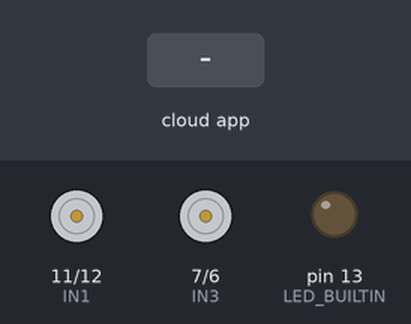
Simulated run of this sketch. Board: Arduino Uno, built with avr-gcc and run on an emulated ATmega328P. On the bench: motor-driver pin pairs drawn as motors (green arrow = first pin HIGH = forward, orange = second pin HIGH = backward, longer = more drive, scaled by the enable pin), output pins drawn as LEDs (lit = HIGH). Inputs (shaded band) come from the test bench. The ROS host is connected and sends only what is stated.

Above: at 1.2 s.
1.3 s: the phone or cloud app sets linear.x to -100
At 1.8 s:
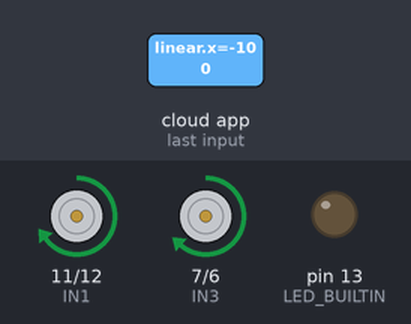
2.8 s: the phone or cloud app sets angular.z to 100
At 4.0 s:
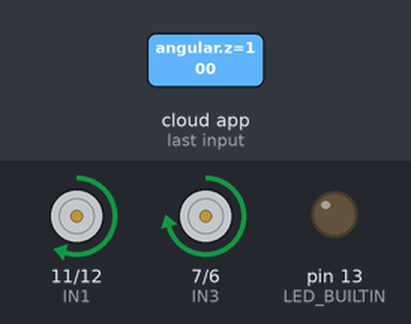
4.3 s: the phone or cloud app sets linear.x to 0
At 5.3 s:
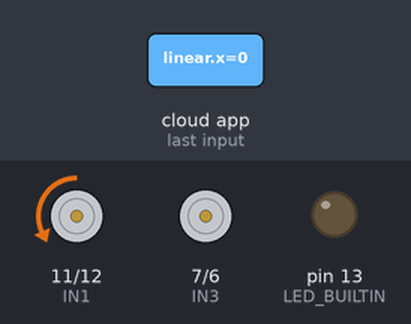
5.8 s: the phone or cloud app sets angular.z to -100
At 6.4 s:
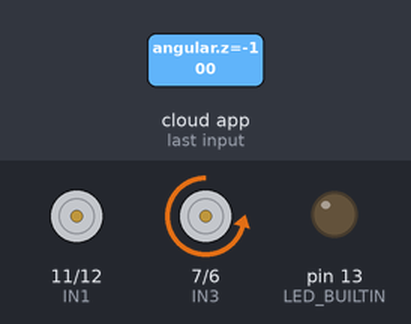
7.3 s: the phone or cloud app sets linear.x to 100
At 8.5 s:
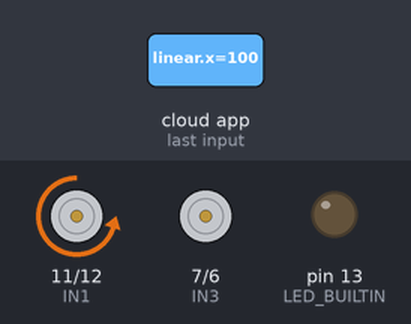
8.8 s: the phone or cloud app sets angular.z to 0
At 9.9 s:
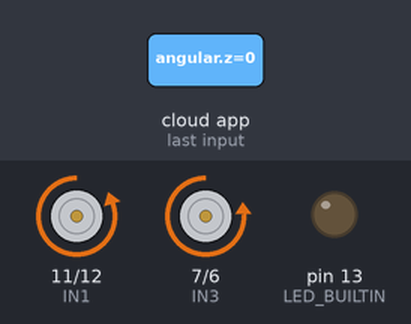
Timing chart, 0 to 11.3 s (numbered marks = the images above; inputs shaded):
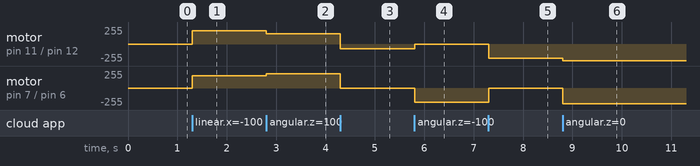

The sketch:

rosserial_motor_Twist.ino
```cpp
/*
 * Este programa de arduino crea un nodo de rosserial.
 * Controla la velocidad PWM de dos motores:
 * 70:1 Metal Gearmotor 37Dx70L mm 12V with 64 CPR Encoder (Helical Pinion)
 * Se subscribe a dos topicos de ros (pwm_left y pwm_right).
 * Cada tópico recibe un valor de -255 a 255, y respecto a eso
 * envía las señales de control a cada motor para la dirección y velocidad.
 */

 #include "Arduino.h"
 #include <ros.h>
 #include <std_msgs/Float32.h>
 #include <geometry_msgs/Twist.h>

/*
 * Definición de pines a puente H
 */

  #define PWMA 10
  #define PWMB 5
  #define IN2 12
  #define IN1 11
  #define IN3 7
  #define IN4 6

/*
 * DEfincion de constantes para  coversor de Twist a PWM
 */

  const float r=0.0636; // [m]
  const float L=0.3462;// [m]
  const float wr_max=15.75; // [rad/s]
  const float wl_max=17.06; // [rad/s]
  const float offset_R=29; // [tentativo]
  const float offset_L=28; // [tentativo]

/*
 * Definición de variables a usar
 */
  ros::NodeHandle nh; // ROS Handler
  std_msgs::Float32 str_msg;
  float pwmL=0;       // Valor para PWM Izquierdo
  float pwmR=0;       // Valor para PWM Derecho
  float v_x = 0.0;    // Velocidad linear
  float w_z = 0.0;    // VElocidad angular
  float wr = 0.0;     //Vel angular rueda derecha
  float wl = 0.0;     // Vel angular rueda izq


/*
 * Definicón de funciones ajenas al loop
 */
  // Control de dirección y velocidad motor derecho
  void setMotor(int dir, int pwmVal, int pwm, int in1, int in2){
    analogWrite(pwm,pwmVal); // Asignación de velocidad
    // Asignación de dirección
    if(dir == -1){       // Atras
      digitalWrite(in1,HIGH);
      digitalWrite(in2,LOW);
    }
    else if(dir == 1){ // Adelant
      digitalWrite(in1,LOW);
      digitalWrite(in2,HIGH);
    }
    else{               // Estático
      digitalWrite(in1,LOW);
      digitalWrite(in2,LOW);
    }
  }

  //Función callback para motor izquierdo
  void twist_to_PWM_cb(const geometry_msgs::Twist &msg) {
    v_x = msg.linear.x;
    w_z = msg.angular.z;
  }
/*
 * Creación de subcribers
 */
  ros::Subscriber<geometry_msgs::Twist> twist_sub("/ard_motor", twist_to_PWM_cb);

  ros::Publisher chatter("chatter", &str_msg);


void setup() {

  //Inicializr comunicación con ROS
  nh.initNode();

  //Subscribirse a los tópicos ROS
  nh.subscribe(twist_sub);
  nh.advertise(chatter);


  //Declaración de outputs
  pinMode(PWMA, OUTPUT);
  pinMode(PWMB, OUTPUT);
  pinMode(IN1, OUTPUT);
  pinMode(IN2, OUTPUT);
  pinMode(IN3, OUTPUT);
  pinMode(IN4, OUTPUT);
  pinMode(LED_BUILTIN, OUTPUT);

  // Declaración de inputs
  // Por el momento no hay
}

void loop() {
    wr = (2.0*v_x + w_z*L)/(2.0*r);
    wl = (2.0*v_x - w_z*L)/(2.0*r);

    pwmR = wr*(255-offset_R)/wr_max + offset_R;
    pwmL = wl*(255-offset_L)/wl_max + offset_L;


  if (pwmR > offset_R && pwmR <= 255) {
      setMotor(1, (int) pwmR, PWMA, IN1, IN2);
  } else if (pwmR < (-1.0)*offset_R && pwmR >= -255) {
      setMotor(-1, -1*((int) pwmR), PWMA, IN1, IN2);
  } else if(pwmR == offset_R){
      //Stop if received 0
      setMotor(0, 0, PWMA, IN1, IN2);

  } else {
    // Error if received a value outisde range other than 0
      setMotor(0, 0, PWMA, IN1, IN2);
      nh.logerror("Invalid data received; make sure to send a value between -255 and 255");
      nh.logerror("The motor will stop");

  }

  if (pwmL > offset_L && pwmL <= 255) {
      setMotor(1, (int) pwmL, PWMB, IN3, IN4);
  } else if (pwmL < (-1.0)*offset_L && pwmL >= -255) {
      setMotor(-1, -1*((int) pwmL), PWMB, IN3, IN4);
  }  else if(pwmL == offset_L){
      //Stop if received 0
      setMotor(0, 0, PWMB, IN3, IN4);

  } else {
    // Error if received a value outisde range other than 0
      setMotor(0, 0, PWMB, IN3, IN4);
      nh.logerror("Invalid data received; make sure to send a v=alue between -255 and 255");
      nh.logerror("The motor will stop");

  }

  str_msg.data = pwmR;
  chatter.publish(&str_msg);
  nh.spinOnce();
  delay(1);

}
```

Measured:
- after the input at 1.3 s, motor on pin 11 (IN1) / pin 12 (IN2): stopped → forward 196/255 at once; motor on pin 7 (IN3) / pin 6 (IN4): stopped → forward 181/255 at once
- after the input at 2.8 s, motor on pin 11 (IN1) / pin 12 (IN2): forward 196/255 → forward 157/255 at once; motor on pin 7 (IN3) / pin 6 (IN4): forward 181/255 → forward 217/255 at once
- after the input at 4.3 s, motor on pin 11 (IN1) / pin 12 (IN2): forward 157/255 → backward 68/255 at once; motor on pin 7 (IN3) / pin 6 (IN4): forward 217/255 → stopped at once
- after the input at 5.8 s, motor on pin 11 (IN1) / pin 12 (IN2): backward 68/255 → stopped at once; motor on pin 7 (IN3) / pin 6 (IN4): stopped → backward 217/255 at once
- after the input at 7.3 s, motor on pin 11 (IN1) / pin 12 (IN2): stopped → backward 215/255 at once; motor on pin 7 (IN3) / pin 6 (IN4): backward 217/255 → stopped at once
- after the input at 8.8 s, motor on pin 11 (IN1) / pin 12 (IN2): backward 215/255 → backward 254/255 at once; motor on pin 7 (IN3) / pin 6 (IN4): stopped → backward 237/255 at once
